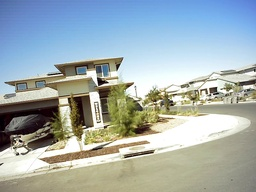
#> input picture PictureGroup/0.jpg, 256 x 192 px, shrunk from 800 x 600 before the run; its folder holds 4 pictures in this run
$ python HomographyMatrixFinder.py
#> lines starting #> are read from the running program, lines starting #| are printed output that depends on the picture
import cv2
import matplotlib.pyplot as plt
import numpy as np
import os
import glob


class HomographyMatrixFinder:
    def __init__(self):
        self.dirName = "PictureGroup"
        self.imgNames = []
        self.imgFiles = []
        self.sticher = cv2.Stitcher.create()
        self.panoLeft = None
        self.panoRight = None
        self.pano = None


    def initValues(self):
        for file in glob.glob( self.dirName+"/*.jpg"):
            self.imgNames.append(file)
        self.imgNames.sort()
        for i in self.imgNames:
            self.imgFiles.append(cv2.imread(i))

        print("Init completed!")

    def stitchImgs(self):
        # [5 lines of commented-out code are left out]
        ret, self.panoRight = self.sticher.stitch( self.imgFiles[2:])
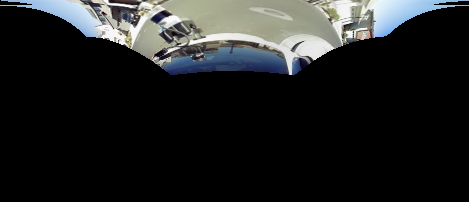
#> self.panoRight: shape (202, 469, 3); mean of channels 0, 1, 2 33.4, 33.5, 31.9; drawn as B, G, R
        if ret==cv2.STITCHER_OK:
            cv2.imshow("result1",self.panoRight)
            cv2.waitKey(0)
            cv2.destroyAllWindows()
        print(ret)
        # [10 lines of commented-out code are left out]


HM =  HomographyMatrixFinder()
HM.initValues()
HM.stitchImgs()
